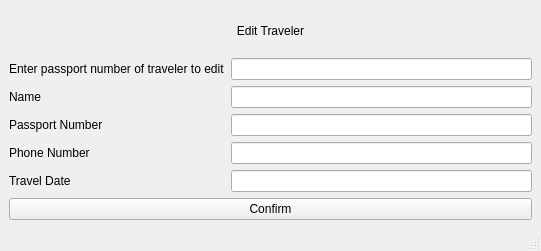
<?xml version="1.0" encoding="utf-8"?>
<ui version="4.0">
	<class>EditTraveler</class>
	<widget class="QMainWindow" name="EditTraveler">
		<property name="geometry">
			<rect>
				<x>0</x>
				<y>0</y>
				<width>541</width>
				<height>251</height>
			</rect>
		</property>
		<property name="windowTitle">
			<string>MainWindow</string>
		</property>
		<widget class="QWidget" name="centralwidget">
			<layout class="QVBoxLayout" name="verticalLayout_2">
				<item>
					<layout class="QVBoxLayout" name="verticalLayout">
						<item>
							<widget class="QLabel" name="label_5">
								<property name="sizePolicy">
									<sizepolicy hsizetype="Preferred" vsizetype="Preferred">
										<horstretch>0</horstretch>
										<verstretch>0</verstretch>
									</sizepolicy>
								</property>
								<property name="text">
									<string>Edit Traveler</string>
								</property>
								<property name="alignment">
									<set>Qt::AlignCenter</set>
								</property>
							</widget>
						</item>
						<item>
							<layout class="QFormLayout" name="formLayout">
								<item row="1" column="0">
									<widget class="QLabel" name="label_4">
										<property name="text">
											<string>Name</string>
										</property>
									</widget>
								</item>
								<item row="1" column="1">
									<widget class="QLineEdit" name="lineEdit"/>
								</item>
								<item row="2" column="0">
									<widget class="QLabel" name="label_3">
										<property name="text">
											<string>Passport Number</string>
										</property>
									</widget>
								</item>
								<item row="2" column="1">
									<widget class="QLineEdit" name="lineEdit_2"/>
								</item>
								<item row="3" column="0">
									<widget class="QLabel" name="label_2">
										<property name="text">
											<string>Phone Number</string>
										</property>
									</widget>
								</item>
								<item row="3" column="1">
									<widget class="QLineEdit" name="lineEdit_3"/>
								</item>
								<item row="4" column="0">
									<widget class="QLabel" name="label">
										<property name="text">
											<string>Travel Date</string>
										</property>
									</widget>
								</item>
								<item row="4" column="1">
									<widget class="QLineEdit" name="lineEdit_4"/>
								</item>
								<item row="0" column="0">
									<widget class="QLabel" name="label_6">
										<property name="text">
											<string>Enter passport number of traveler to edit</string>
										</property>
									</widget>
								</item>
								<item row="0" column="1">
									<widget class="QLineEdit" name="lineEdit_5"/>
								</item>
							</layout>
						</item>
						<item>
							<widget class="QPushButton" name="pushButton">
								<property name="text">
									<string>Confirm</string>
								</property>
							</widget>
						</item>
					</layout>
				</item>
			</layout>
		</widget>
		<widget class="QMenuBar" name="menubar">
			<property name="geometry">
				<rect>
					<x>0</x>
					<y>0</y>
					<width>541</width>
					<height>22</height>
				</rect>
			</property>
		</widget>
		<widget class="QStatusBar" name="statusbar"/>
	</widget>
	<resources/>
	<connections/>
</ui>
